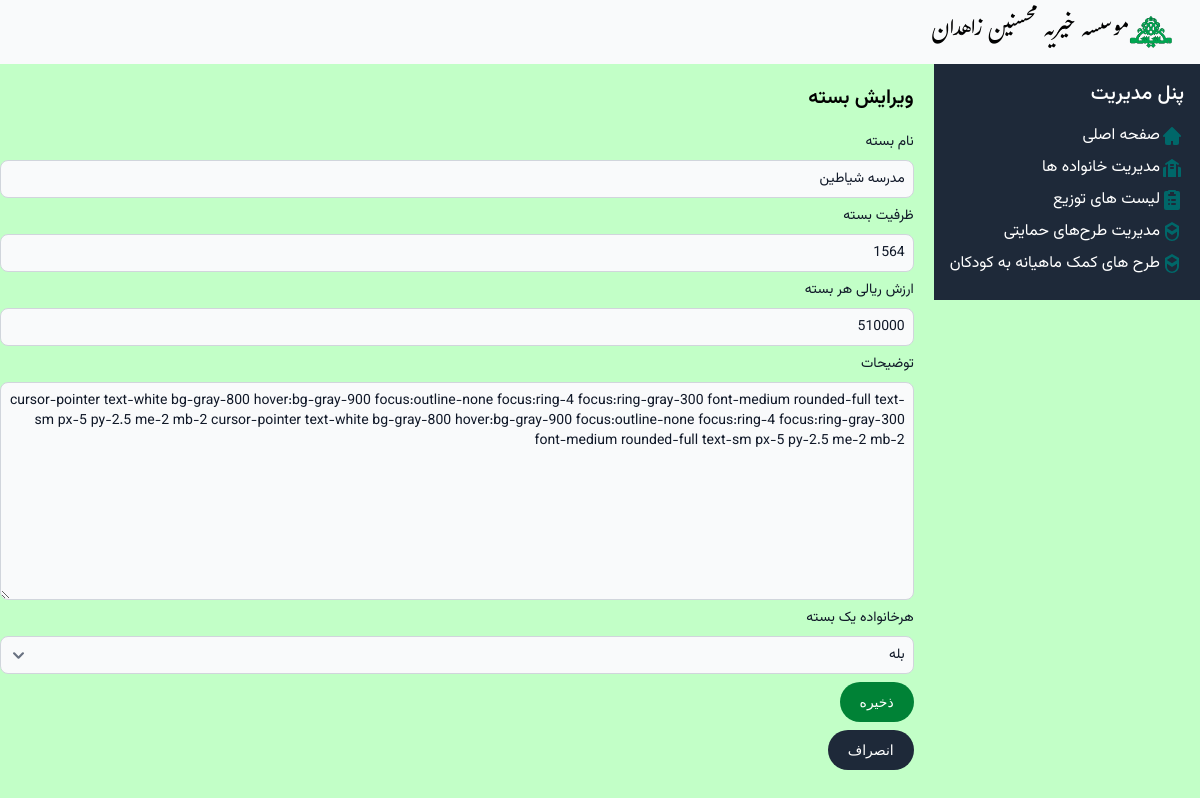
Page /packages/1/update/ on the committed database.
### Mohsenin/models.py (models this page shows, shortened)
class Package(models.Model):
    name = models.CharField('نام بسته',max_length=100)
    max_members = models.PositiveIntegerField('ظرفیت بسته')
    cost = models.PositiveIntegerField('ارزش ریالی هر بسته')
    description = models.TextField('توضیحات')
    onePerFamily = models.BooleanField('هرخانواده یک بسته', choices=YES_NO_CHOICE, default=False)

### Mohsenin/Views/packageviews.py (the view)
# urls.py: path("packages/<int:pk>/update/", packageviews.PackageUpdateView.as_view(), name="package_update"),
class PackageUpdateView(UpdateView):
    model = Package
    form_class = PackageForm
    success_url = reverse_lazy('packages_list')
    template_name = "Package/packages_form.html"

### Mohsenin/forms.py
class PackageForm(forms.ModelForm):
    class Meta:
        model = Package
        fields = "__all__"

### Mohsenin/templatetags/form_filters.py (called while the page is built)
@register.filter
def add_class(field, css_class):
    field.field.widget.attrs['class'] = css_class
    return field

### Mohsenin/templates/Package/packages_form.html (shortened to what this page needs)
{% extends "base.html" %}
{% load form_filters %}
{% block content %}
<h2 class="vazir-semibold text-xl py-5">{% if package %}ویرایش بسته{% else %}افزودن بسته جدید{% endif %}</h2>
<form method="post">
        <div class="mx-1/2">
                <div class="relative z-0 w-full mb-2 group pl-4">
                    <label for="{{ form.name.id_for_label }}" class="block mb-2 vazir-normal text-sm font-medium text-gray-900" >{{ form.name.label }}</label>
                    {{ form.name|add_class:'bg-gray-50 border border-gray-300 text-gray-900 vazir-normal text-sm rounded-lg focus:ring-blue-500 focus:border-blue-500 block w-full p-2'}}
                </div>
                <div class="relative z-0 w-full mb-2 group pl-4">
                    <label for="{{ form.max_members.id_for_label }}" class="block mb-2 vazir-normal text-sm font-medium text-gray-900" >{{ form.max_members.label }}</label>
                    {{ form.max_members|add_class:'bg-gray-50 border border-gray-300 text-gray-900 vazir-normal text-sm rounded-lg focus:ring-blue-500 focus:border-blue-500 block w-full p-2'}}
                </div>
                <div class="relative z-0 w-full mb-2 group pl-4">
                    <label for="{{ form.cost.id_for_label }}" class="block mb-2 vazir-normal text-sm font-medium text-gray-900" >{{ form.cost.label }}</label>
                    {{ form.cost|add_class:'bg-gray-50 border border-gray-300 text-gray-900 vazir-normal text-sm rounded-lg focus:ring-blue-500 focus:border-blue-500 block w-full p-2'}}
                </div>
                <div class="relative z-0 w-full mb-2 group pl-4">
                    <label for="{{ form.description.id_for_label }}" class="block mb-2 vazir-normal text-sm font-medium text-gray-900" >{{ form.description.label }}</label>
                    {{ form.description|add_class:'bg-gray-50 border border-gray-300 text-gray-900 vazir-normal text-sm rounded-lg focus:ring-blue-500 focus:border-blue-500 block w-full p-2'}}
                </div>
                <div class="relative z-0 w-full mb-2 group pl-4">
                    <label for="{{ form.onePerFamily.id_for_label }}" class="block mb-2 vazir-normal text-sm font-medium text-gray-900" >{{ form.onePerFamily.label }}</label>
                    {{ form.onePerFamily|add_class:'bg-gray-50 border border-gray-300 text-gray-900 vazir-normal text-sm rounded-lg focus:ring-blue-500 focus:border-blue-500 block w-full p-2'}}
                </div>
                <button type="submit" class="text-white bg-green-700 hover:bg-green-800 focus:outline-none focus:ring-4 focus:ring-green-300 font-medium rounded-full text-sm px-5 py-2.5 text-center me-2 mb-2 ">ذخیره</button>
            </form>
        </div>
            <a href="{% url 'packages_list' %}"><button type="button" class="text-white bg-gray-800 hover:bg-gray-900 focus:outline-none focus:ring-4 focus:ring-gray-300 font-medium rounded-full text-sm px-5 py-2.5 me-2 mb-2 ">انصراف</button></a>
{% endblock %}

### static/css/style.css (style rules this page uses)
body { -webkit-print-color-adjust:exact !important; print-color-adjust:exact !important; background: #C2FFC7; }

### rows in the picture
Package: name "مدرسه شیاطین", max_members "1564", cost "510000", description "cursor-pointer text-white bg-gray-800 hover:bg-gray-900 focus:outline-none focus:ring-4 focus:ring-gray-300 font-medium rounded-full text-sm px-5 py-2.5 me-2 mb-2 cursor-pointer text-white bg-gray-800 hover:bg-gray-900 focus:outline-none focus:ring-4 focus:ring-gray-300 font-medium rounded-full text-sm px-5 py-2.5 me-2 mb-2", onePerFamily "بله"
